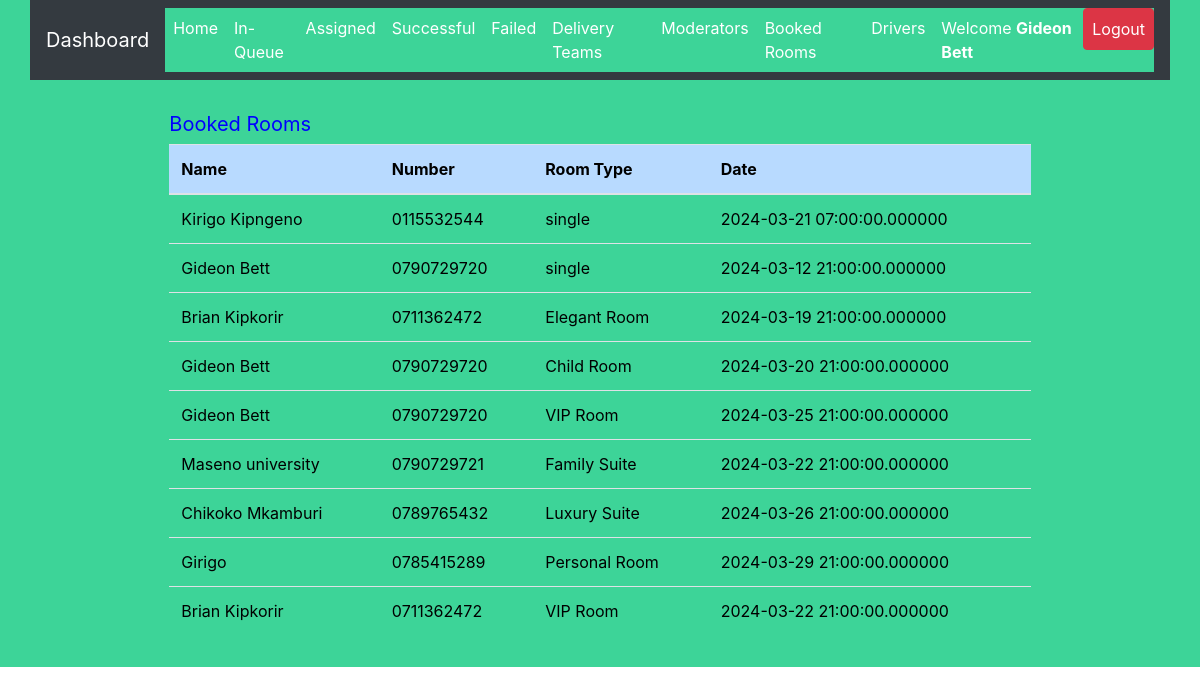
/admin/booked.php (signed in), run on the app's committed database.
### tables this page shows
CREATE TABLE `room` (
  `name` varchar(250) NOT NULL,
  `number` varchar(250) NOT NULL,
  `room_type` varchar(250) NOT NULL,
  `date` timestamp(6) NOT NULL DEFAULT CURRENT_TIMESTAMP(6) ON UPDATE CURRENT_TIMESTAMP(6)
);

### admin/booked.php (the view, shortened to what this page needs)
<?php
include 'server.php';
$admin_id = $_SESSION['admin_id'];
?>
<!DOCTYPE html>
<html lang="en">
<head>
    <?php include './includes/header.php'; ?>
</head>
<body>
    <?php include './includes/navbar.php'; ?>
    <div class="container-fluid">
        <div class="row m-3">
            <div class="col-md-1"></div>
            <div class="col-md-10">
                <div class="table-responsive-lg p-3">
                    <table class="table p-3" style='color:black; font-weight:normal'>
                        <thead>
                            <h5 style='color:blue; font-weight:normal'>Booked Rooms</h5>
                            <tr>
                                <th scope="col" class="table-primary">Name</th>
                                <th scope="col" class="table-primary">Number</th>
                                <th scope="col" class="table-primary">Room Type</th>
                                <th scope="col" class="table-primary">Date</th>
                            </tr>
                        </thead>
                        <tbody>
                        <?php
                        if ($admin_id) {
                            $data_fetch_query = "SELECT name, number, room_type, date FROM room";
                            $data_result = mysqli_query($db, $data_fetch_query);
                            if ($data_result->num_rows > 0) {
                                while ($row = $data_result->fetch_assoc()) {
                                    $name = $row["name"];
                                    $number = $row["number"];
                                    $room_type = $row["room_type"];
                                    echo "<tr>
                                            <td>" . $name . "</td>
                                            <td>" . $number . "</td>
                                            <td>" . $room_type . "</td>
                                            <td>" . $row["date"] . "</td>
                                        </tr>";
                                }
                            } else {
                                echo "<td colspan='5'>" . "No Requests Found" . "</td>";
                            }
                        } else {
                            echo "<td colspan='5'>" . "No Data Found" . "</td>";
                        }
                        ?>
                        </tbody>
                    </table>
                </div>
            </div>
            <div class="col-md-1"></div>
        </div>
    </div>
</body>
</html>

### data on the page
room: name "Kirigo Kipngeno", number "0115532544", room_type "single", date "2024-03-21 07:00:00.000000"
room: name "Gideon Bett", number "0790729720", room_type "single", date "2024-03-12 21:00:00.000000"
room: name "Brian Kipkorir", number "0711362472", room_type "Elegant Room", date "2024-03-19 21:00:00.000000"
room: name "Gideon Bett", number "0790729720", room_type "Child Room", date "2024-03-20 21:00:00.000000"
room: name "Gideon Bett", number "0790729720", room_type "VIP Room", date "2024-03-25 21:00:00.000000"
room: name "Maseno university", number "0790729721", room_type "Family Suite", date "2024-03-22 21:00:00.000000"
room: name "Chikoko Mkamburi", number "0789765432", room_type "Luxury Suite", date "2024-03-26 21:00:00.000000"
room: name "Girigo", number "0785415289", room_type "Personal Room", date "2024-03-29 21:00:00.000000"
room: name "Brian Kipkorir", number "0711362472", room_type "VIP Room", date "2024-03-22 21:00:00.000000"

### other printed values
$_SESSION['admin_firstname'] "Gideon"
$_SESSION['admin_lastname'] "Bett"
